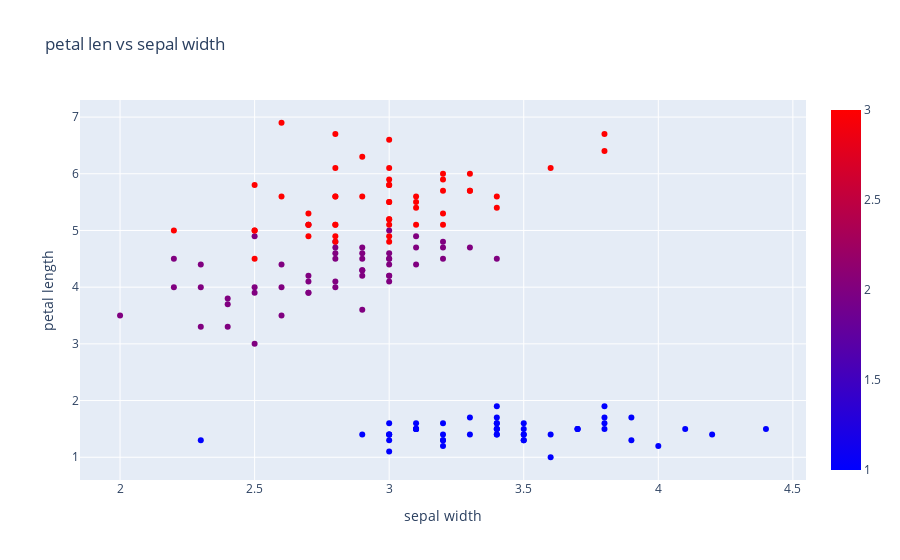

This figure's notebook cell:
### Code cell
trace = go.Scatter(x = iris.sepal_width, y = iris.petal_length, marker_color = iris.species_id, marker_colorscale = 'Bluered', 
                   marker_symbol = 0, mode = 'markers', marker_showscale = True, )

'''fig = go.Figure([trace], layout_title_text = 'petal len vs sepal width', 
                layout_yaxis_title = 'petal length', 
                layout_xaxis_title = 'Sepal width')'''

fig = go.Figure([trace], layout = dict(title_text = 'petal len vs sepal width',
                                      yaxis_title = 'petal length',
                                      xaxis_title = 'sepal width') )

fig.show()

### Figure 1 — Plotly figure (JSON) as saved in the notebook; plotly's stock layout.template omitted (floating-point values rounded to 4 significant figures; data arrays with more than 128 entries replaced by an {"elided": "..."} marker saying what was removed)
{"data": [{"marker": {"color": {"elided": "150 int values"}, "colorscale": [[0, "rgb(0,0,255)"], [1, "rgb(255,0,0)"]], "showscale": true, "symbol": 0}, "mode": "markers", "type": "scatter", "x": {"elided": "150 float values"}, "y": {"elided": "150 float values"}}], "layout": {"title": {"text": "petal len vs sepal width"}, "xaxis": {"title": {"text": "sepal width"}}, "yaxis": {"title": {"text": "petal length"}}}}
